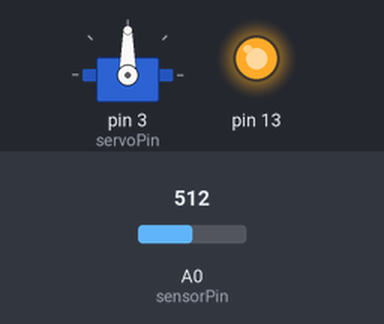
Bench run of a sketch on a simulated Arduino Uno, built with avr-gcc and run on an emulated ATmega328P. Shown: servo, output pins drawn as LEDs (lit = HIGH). The inputs (shaded band) are chosen by the test bench; at power-on: A0 (sensorPin) = 512.

Above: at 0.1 s.
At 11.2 s:
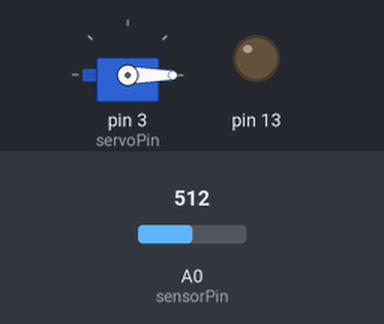
11.3 s: A0 (sensorPin) set to 306
At 12.2 s:
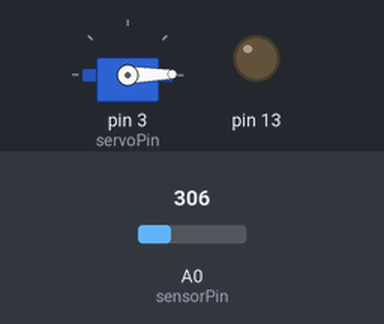
Timing chart, 0 to 14.3 s (numbered marks = the images above; inputs shaded):
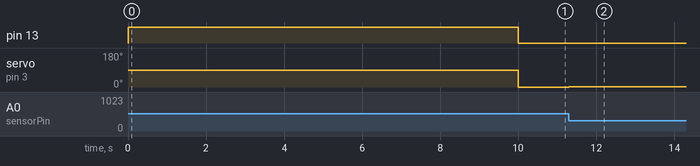

The sketch:

HandsOn4.ino
```cpp
#include <Servo.h>

const int sensorPin = A0;    // pin that the sensor is attached to
const int servoPin = 3;      // pin that the servo is attached to

int sensorValue;         // the sensor value
int servoValue;          // the servo value
int sensorMin = 1023;    // minimum sensor value
int sensorMax = 0;       // maximum sensor value

Servo myServo;  // Create servo object to control a servo


void setup() {
  myServo.attach(servoPin);  // Attach the servo on D3 to the servo object

  // Turn on LED to signal the start of the calibration period
  pinMode(13, OUTPUT);
  digitalWrite(13, HIGH);

  // Calibrate during the first 10 seconds
  while (millis() < 10000) {
    sensorValue = analogRead(sensorPin);
    // Record the maximum sensor value
    sensorMax = max(sensorMax, sensorValue);
    // Record the minimum sensor value
    sensorMin = min(sensorMin, sensorValue);
  }

  // Signal the end of the calibration period
  digitalWrite(13, LOW);
}


void loop() {
  // Read the sensor
  sensorValue = analogRead(sensorPin);

  // Apply the calibration to the sensor reading
  servoValue = map(sensorValue, sensorMin, sensorMax, 0, 179);

  // In case the sensor value is outside the range seen during calibration
  servoValue = constrain(servoValue, 0, 179);

  // Drive the servo using the calibrated value
  myServo.write(servoValue);
}
```

Measured:
- after the input at 11.3 s, servo on pin 3 (servoPin): 0° → 1° at once
